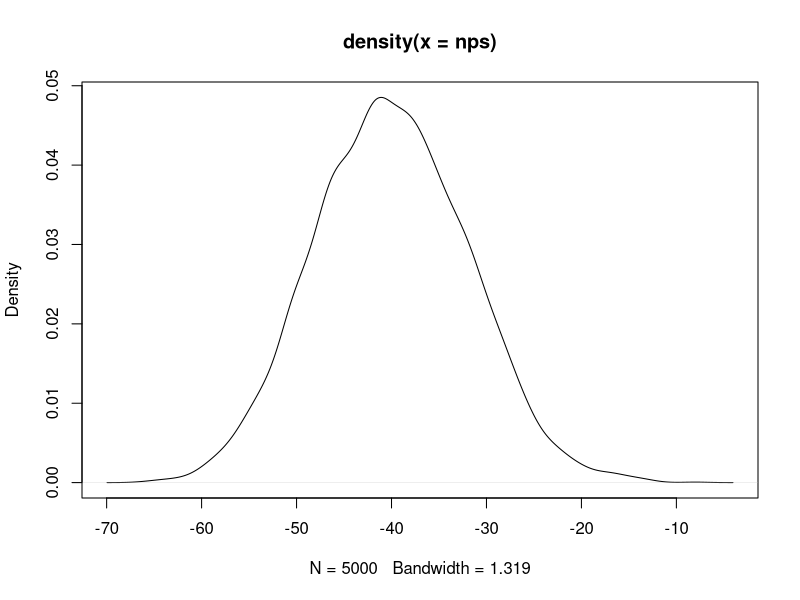

Write R code to recreate this figure.
##NPS Simulation

outcomes = c(1:3)
nps <- c()    
x <- c()
for (i in 1:5000) 
  {
  npssimulation <- sample(outcomes, size = 100, replace = TRUE, prob = c(.60,.20,.20))
    detractor <- subset(npssimulation, npssimulation == 1)
    passive <- subset (npssimulation, npssimulation == 2)
    promoter <- subset(npssimulation, npssimulation == 3)
    totalresp <- sum(length(promoter),length(detractor), length(passive))
    x <- (length(promoter) - length(detractor))
    x <- (x / length(totalresp))
  nps <- append(nps, x)
}
mean(nps)
npsdistribution <- density(nps)
plot (npsdistribution)